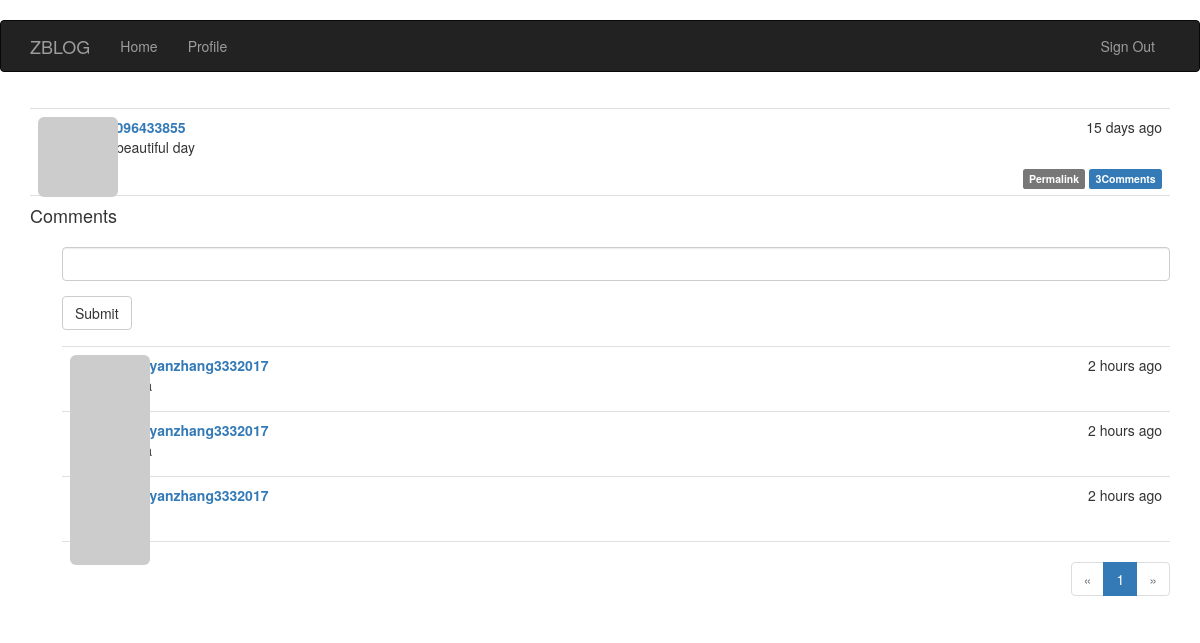
Screenshot of /post/174 (signed in) with the database file from the repository.
### app/models.py (models this page shows, shortened)
class Post(db.Model):
    __tablename__='posts'
    id = db.Column(db.Integer,primary_key=True)
    body = db.Column(db.Text)
    body_html=db.Column(db.Text)
    timestamp=db.Column(db.DateTime,index=True,default=datetime.utcnow)
    author_id=db.Column(db.Integer,db.ForeignKey('users.id'))
    comments=db.relationship('Comment',backref='post',lazy='dynamic')

class User(UserMixin,db.Model):
    __tablename__ = 'users'
    id = db.Column(db.Integer, primary_key=True)
    email = db.Column(db.String(64), unique=True, index=True)
    username = db.Column(db.String(64), unique=True, index=True)
    role_id = db.Column(db.Integer, db.ForeignKey('roles.id'))
    password_hash=db.Column(db.String(128))
    confirmed =db.Column(db.Boolean,default=False)
    posts   =db.relationship('Post',   backref='author',lazy='dynamic')
    comments=db.relationship('Comment',backref='author',lazy='dynamic')
    followed = db.relationship('Follow',
                                foreign_keys=[Follow.follower_id],
                                backref=db.backref('follower', lazy='joined'),
                                lazy='dynamic',
                                cascade='all, delete-orphan')
    followers = db.relationship('Follow',
                                foreign_keys=[Follow.followed_id],
                                backref=db.backref('followed', lazy='joined'),
                                lazy='dynamic',
                                cascade='all, delete-orphan')
    @property
    def password(self):
        raise AttributeError ('password is not a readable attribute')
    @login_manager.user_loader
    def load_user(user_id):
        return User.query.get(int(user_id))
    def can(self,permissions):
        return self.role is not None and\
            (self.role.permissions & permissions) == permissions
    def is_administrator(self):
        return self.can(Permission.ADMINISTER)
    name= db.Column(db.String(64))
    location=db.Column(db.String(64))
    about_me=db.Column(db.Text())
    member_since=db.Column(db.DateTime(),default=datetime.utcnow)
    last_seen=db.Column(db.DateTime(),default=datetime.utcnow)
    def ping(self):
        self.last_seen=datetime.utcnow()
        db.session.add(self)
    avatar_hash =db.Column(db.String(32))
    def gravatar(self,size=100,default='identicon',rating='g'):
        if request.is_secure:
            url='https://secure.gravatar.com/avatar'
        else:
            url='http://www.gravatar.com/avatar'
        hash=self.avatar_hash or hashlib.md5(self.email.encode('utf-8')).hexdigest()
        return '{url}/{hash}?s={size}&d={default}&r={rating}'.\
            format(url=url,hash=hash,size=size,default=default,rating=rating)
    '''
    def change_email(self,token):
        pass
        self.email=new_email
        self.avatar_hashself.avatar_hash=hashlib.md5(self.email.encode('utf-8')).hexdigest()
        db.session.add(self)
    '''

class Comment(db.Model):
    __tablename__='comments'
    id =db.Column(db.Integer,primary_key=True)
    body=db.Column(db.Text)
    body_html=db.Column(db.Text)
    timestamp=db.Column(db.DateTime,index=True,default=datetime.utcnow)
    disabled=db.Column(db.Boolean)
    author_id=db.Column(db.Integer,db.ForeignKey('users.id'))
    post_id  =db.Column(db.Integer,db.ForeignKey('posts.id'))

### app/main/views.py (the view)
@main.route('/post/<int:id>',methods=['GET','POST'])
def post(id):
    post=Post.query.get_or_404(id)
    form=CommentForm()
    if form.validate_on_submit():
        comment=Comment(body=form.body.data,post=post,author=current_user._get_current_object())
        db.session.add(comment)
        flash('Your comment has benn published')
        return redirect(url_for('.post',id=post.id,page=-1))
    page=request.args.get('page',1,type=int)
    if page == -1:
        page=(post.comments.count()-1)/15+1
    pagination=post.comments.order_by(Comment.timestamp.asc()).\
            paginate(page,per_page=15,error_out=False)
    comments=pagination.items
    return render_template('post.html',posts=[post],form=form,comments=comments,pagination=pagination)

### app/main/forms.py
class CommentForm(FlaskForm):
    body=StringField('',validators=[Required()])
    submit=SubmitField('Submit')

### app/auth/views.py (called while the page is built)
@auth.before_app_request
def before_request():
    if current_user.is_authenticated:
        current_user.ping()
        if not current_user.confirmed\
                and request.endpoint[:5]!='auth.'\
                and request.endpoint !='static':
            return redirect(url_for('auth.unconfirmed'))

### app/main/__init__.py (called while the page is built)
@main.app_context_processor
def inject_permissions():
    return dict(Permission=Permission)

### app/templates/post.html (shortened to what this page needs)
{% extends "base.html" %}
{% import "_macros.html" as macros %}
{% import "bootstrap/wtf.html" as wtf %}
{% block page_content %}
{% include '_posts.html' %}
<h4 id="comments">Comments</h4>
{% if current_user.can(Permission.COMMENT)%}
    <div class="comment-form">
        {{wtf.quick_form(form)}}
    </div>
{%endif %}
{% include '_comments.html'%}
{%if pagination %}
<div class="pagination">
    {{macros.pagination_widget(pagination,'.post',fragment='#comments',id=posts[0].id)}}
</div>
{%endif%}
{% endblock %}

### app/templates/_posts.html (shortened to what this page needs)
<ul class="posts">
    {% for post in posts %}
    <li class="post">
        <div class="post-thumbnail">
            <a href="{{ url_for('.user', username=post.author.username) }}">
                <img class="img-rounded profile-thumbnail" src="{{ post.author.gravatar(size=40) }}">
            </a>
        </div>
        <div class="post-content">
            <div class="post-date">{{ moment(post.timestamp).fromNow() }}</div>
            <div class="post-author"><a href="{{ url_for('.user', username=post.author.username) }}">{{ post.author.username }}</a></div>
            <div class="post-body">
                {% if post.body_html %}
                    {{ post.body_html | safe }}
                {% else %}
                    {{ post.body }}
                {% endif %}
            </div>
            <div class="post-footer">
                <a href="{{ url_for('.post', id=post.id) }}">
                    <span class="label label-default">Permalink</span>
                </a>
                <a href="{{url_for('.post',id=post.id)}}#comments">
                    <span class="label label-primary">
                        {{post.comments.count()}}Comments
                    </span>
                </a>
            </div>
        </div>
    </li>
    {% endfor %}
</ul>

### app/templates/_comments.html (shortened to what this page needs)
<ul class="comments">
    {% for comment in comments %}
    <li class="comment">
        <div class="comment-thumbnail">
            <a href="{{ url_for('.user', username=comment.author.username) }}">
                <img class="img-rounded profile-thumbnail" src="{{ comment.author.gravatar(size=40) }}">
            </a>
        </div>
        <div class="comment-content">
            <div class="comment-date">{{ moment(comment.timestamp).fromNow() }}</div>
            <div class="comment-author"><a href="{{ url_for('.user', username=comment.author.username) }}">{{ comment.author.username }}</a></div>
            <div class="comment-body">
            </div>
        </div>
    </li>
    {% endfor %}
</ul>

### app/static/styles.css (style rules this page uses)
.profile-thumbnail { position: absolute; }
ul.posts { list-style-type: none; padding: 0px; margin: 16px 0px 0px 0px; border-top: 1px solid #e0e0e0; }
ul.posts li.post { padding: 8px; border-bottom: 1px solid #e0e0e0; }
div.post-date { float: right; }
div.post-author { font-weight: bold; }
div.post-thumbnail { position: absolute; }
div.post-content { margin-left: 48px; min-height: 48px; }
div.post-footer { text-align: right; }
ul.comments { list-style-type: none; padding: 0px; margin: 16px 0px 0px 0px; }
ul.comments li.comment { margin-left: 32px; padding: 8px; border-bottom: 1px solid #e0e0e0; }
ul.comments li.comment:nth-child(1) { border-top: 1px solid #e0e0e0; }
div.comment-date { float: right; }
div.comment-author { font-weight: bold; }
div.comment-thumbnail { position: absolute; }
div.comment-content { margin-left: 48px; min-height: 48px; }
div.comment-form { margin: 16px 0px 16px 32px; }
div.pagination { width: 100%; text-align: right; padding: 0px; margin: 0px; }

### rows the page displays
Post: timestamp "15 days ago", author.username "zyz1096433855", body_html "next beautiful day", comments.count "3"
Comment: timestamp "2 hours ago", author.username "zhaoyanzhang3332017"
Comment: timestamp "2 hours ago", author.username "zhaoyanzhang3332017"
Comment: timestamp "2 hours ago", author.username "zhaoyanzhang3332017"

### other values shown
{{ p }} "1"
